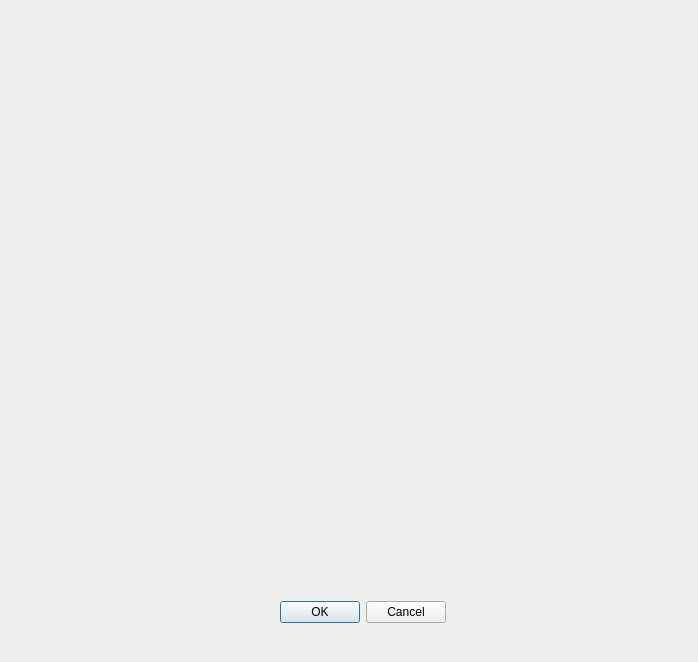
<?xml version="1.0" encoding="UTF-8"?>
<ui version="4.0">
 <class>gsDockWidget</class>
 <widget class="QgsDockWidget" name="gsDockWidget">
  <property name="geometry">
   <rect>
    <x>0</x>
    <y>0</y>
    <width>698</width>
    <height>662</height>
   </rect>
  </property>
  <property name="windowTitle">
   <string>gsDockWidget</string>
  </property>
  <widget class="QWidget" name="dockWidgetContents">
   <widget class="QDialogButtonBox" name="buttonBox">
    <property name="geometry">
     <rect>
      <x>280</x>
      <y>600</y>
      <width>166</width>
      <height>24</height>
     </rect>
    </property>
    <property name="standardButtons">
     <set>QDialogButtonBox::Cancel|QDialogButtonBox::Ok</set>
    </property>
   </widget>
  </widget>
 </widget>
 <customwidgets>
  <customwidget>
   <class>QgsDockWidget</class>
   <extends>QDockWidget</extends>
   <header>qgsdockwidget.h</header>
   <container>1</container>
  </customwidget>
 </customwidgets>
 <resources/>
 <connections/>
</ui>
